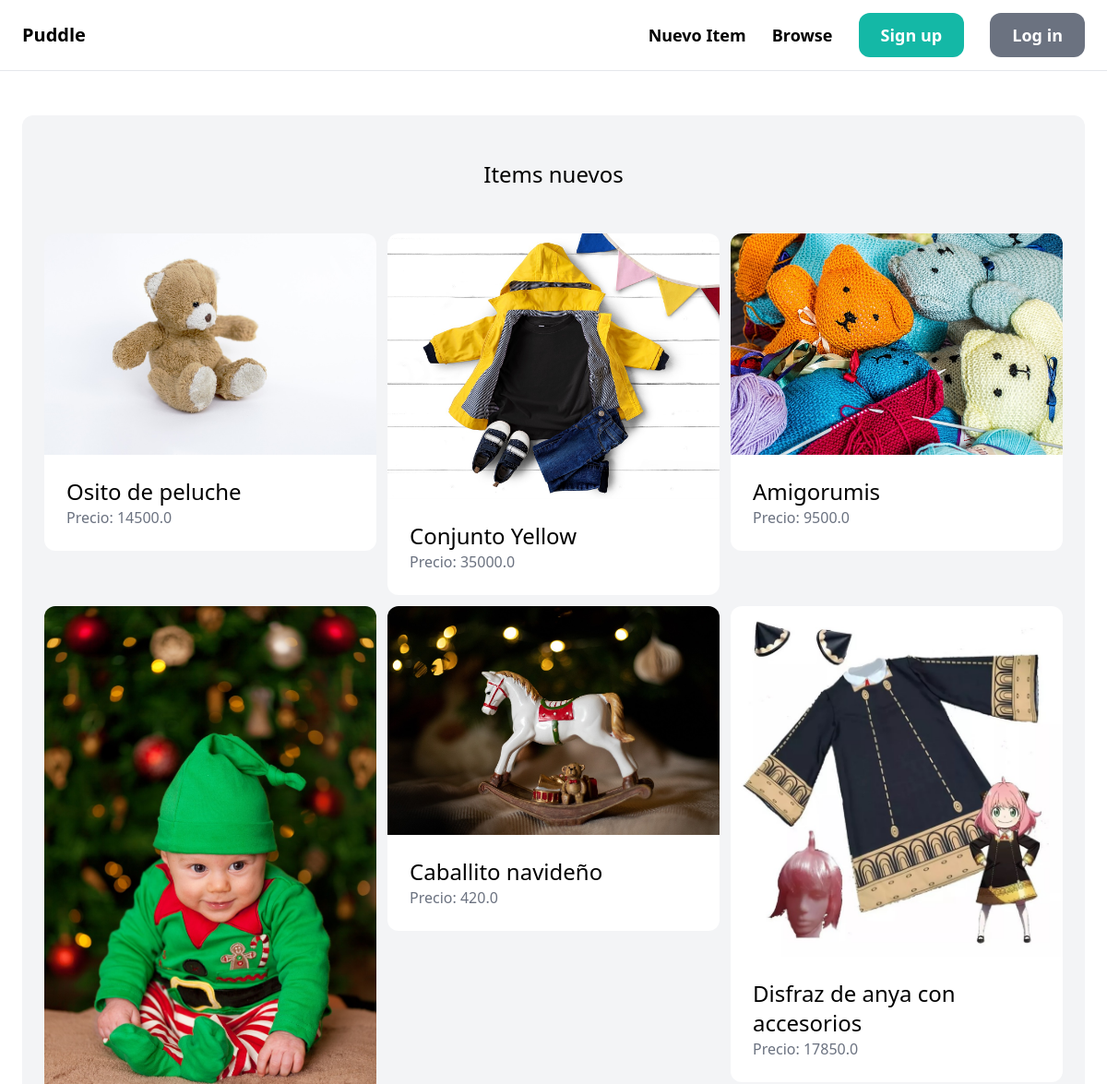
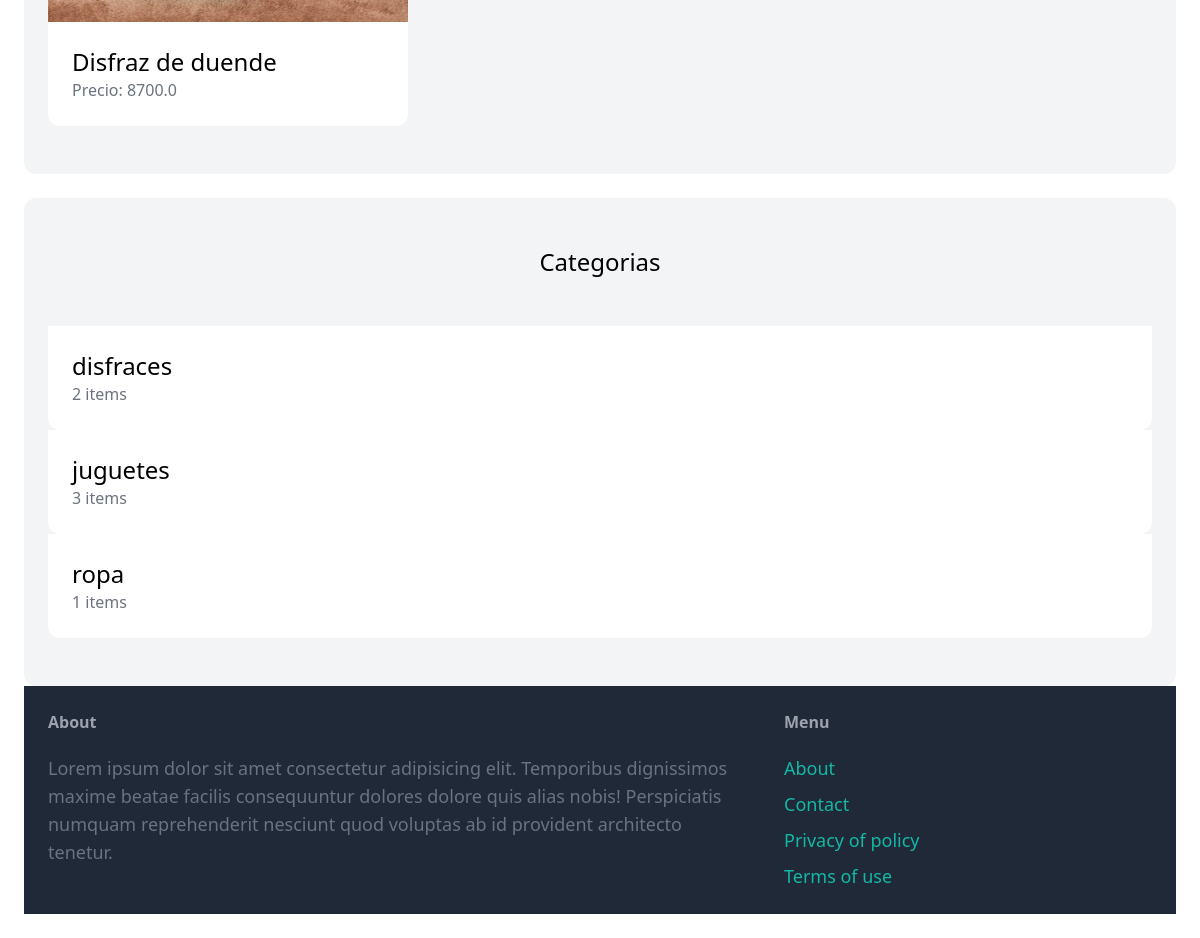
The page / on the database its author committed (2 pictures, top to bottom).
### item/models.py (models this page shows, shortened)
class Item(models.Model):
    category = models.ForeignKey(Category, related_name='items', on_delete=models.CASCADE)
    name = models.CharField(max_length=255)
    description = models.TextField(blank=True, null=True)
    price = models.FloatField()
    image = models.ImageField(upload_to='item_images', blank=True, null=True)
    is_sold = models.BooleanField(default=False)
    created_by=models.ForeignKey(User, related_name='items', on_delete=models.CASCADE)
    created_at = models.DateTimeField(auto_now_add=True)

class Category(models.Model):
    name = models.CharField(max_length=255)
    class Meta:
        ordering = ('name',) #ordeno por nombre
        verbose_name_plural = 'Categories'

### core/views.py (the view)
# urls.py: path('', views.index, name='index'),
def index(request):
    items = Item.objects.filter(is_sold=False)[0:6] #para que solo muestre los items no vendidos
    categories = Category.objects.all()
    return render(request, 'core/index.html', {
        'categories':categories,
        'items':items,
    })

### core/templates/core/index.html (shortened to what this page needs)
{% extends 'core/base.html' %}
{%block content%}
    <div class="mt-6 px-6 py-12 bg-gray-100 rounded-xl">
        <h2 class="mb-12 text-2xl text-center">Items nuevos</h2>
        <div class="grid grid-cols-3 gap-3">
            {%for item in items%}
                <div>
                    <a href="{% url 'item:detail' item.id %}">
                        <div>
                            <img src="{{item.image.url}}" class="rounded-t-xl">
                        </div>
                        <div class="p-6 bg-white rounded-b-xl">
                            <h2 class="text-2xl">{{item.name}}</h2>
                            <p class="text-gray-500">Precio: {{item.price}}</p>
                        </div>
                    </a>
                </div>
            {%endfor%}
        </div>
    </div>
    <div class="mt-6 px-6 py-12 bg-gray-100 rounded-xl">
        <h2 class="mb-12 text-2xl text-center">Categorias</h2>
            {%for category in categories%}
                <div>
                    <a href="#">
                        <div class="p-6 bg-white rounded-b-xl">
                            <h2 class="text-2xl">{{category.name}}</h2>
                            <p class="text-gray-500">{{category.items.count}} items</p>
                        </div>
                    </a>
                </div>
            {%endfor%}
{%endblock%}

### core/templates/core/base.html (shortened to what this page needs)
<!DOCTYPE html>
<html lang="en">
<head>
    <script src="https://cdn.tailwindcss.com"></script>
</head>
<body>
    <nav class = "py-6 px-6 flex justify-between items-center border-b border-gray-200">
        <a href="/" class="text-xl font-semibold">Puddle</a>
        <div class="space-x-6">
                <a href="{% url 'item:new'%}" class="text-lg font-semibold hover:text-gray-500">Nuevo Item</a>
                <a href="{% url 'item:items' %}" class="text-lg font-semibold hover:text-gray-500">Browse</a>
                {% if request.user.is_authenticated%}
                    <a href="#" class="px-6 py-3 text-lg font-semibold bg-teal-500 text-white rounded-xl hover:bg-teal-700">Inbox</a>
                    <a href="{% url 'dashboard:index' %}" class="px-6 py-3 text-lg font-semibold bg-gray-500 text-white rounded-xl hover:bg-gray-700">Dashboard</a>
                {% else %}
                    <a href="{% url 'core:signup' %}" class="px-6 py-3 text-lg font-semibold bg-teal-500 text-white rounded-xl hover:bg-teal-700">Sign up</a>
                    <a href="{% url 'core:login' %}" class="px-6 py-3 text-lg font-semibold bg-gray-500 text-white rounded-xl hover:bg-gray-700">Log in</a>
                {% endif %}
        </div>
    </nav>
    <div class="px-6 py-6">
        {%block content%}
        {%endblock%}
    </div>
    <footer class="py-6 px-6 flex justify-between bg-gray-800">
        <div class="w-2/3 pr-10">
            <h3 class="mb-5 font-semibold text-gray-400">About</h3>
            <p class="text-lg text-gray-500"> Lorem ipsum dolor sit amet consectetur adipisicing elit. Temporibus dignissimos maxime beatae facilis consequuntur dolores dolore quis alias nobis! Perspiciatis numquam reprehenderit nesciunt quod voluptas ab id provident architecto tenetur.</p>
        </div>
        <div class="w-1/3">
            <h3 class="mb-5 font-semibold text-gray-400">Menu</h3>
            <ul class="space-y-2">
                <li>
                    <a href="#" class="text-lg text-teal-500 hover:text-teal-700">About</a>
                </li>
                <li>
                    <a href="{% url 'core:contact' %}" class="text-lg text-teal-500 hover:text-teal-700">Contact</a>
                </li>
                <li>
                    <a href="#" class="text-lg text-teal-500 hover:text-teal-700">Privacy of policy</a>
                </li>
                <li>
                    <a href="#" class="text-lg text-teal-500 hover:text-teal-700">Terms of use</a>
                </li>
            </ul>
        </div>
    </footer>
</body>
</html>

### rows shown on the page
Item: image (picture), name "Osito de peluche", price "14500.0"
Item: image (picture), name "Conjunto Yellow", price "35000.0"
Item: image (picture), name "Amigorumis", price "9500.0"
Item: image (picture), name "Disfraz de duende", price "8700.0"
Item: image (picture), name "Caballito navideño", price "420.0"
Item: image (picture), name "Disfraz de anya con accesorios", price "17850.0"
Category: name "disfraces", items.count "2"
Category: name "juguetes", items.count "3"
Category: name "ropa", items.count "1"
